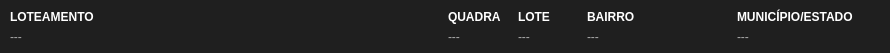
   <widget class="QWidget" name="widgetLocalizacaoImovel_3" native="true">
    <property name="geometry">
     <rect>
      <x>0</x>
      <y>316</y>
      <width>890</width>
      <height>53</height>
     </rect>
    </property>
    <property name="styleSheet">
     <string notr="true">background-color: #1f1f1f;
border-radius: 4px;</string>
    </property>
    <widget class="QWidget" name="horizontalLayoutWidget_10">
     <property name="geometry">
      <rect>
       <x>10</x>
       <y>6</y>
       <width>871</width>
       <height>41</height>
      </rect>
     </property>
     <layout class="QHBoxLayout" name="horizontalLayout_10" stretch="450,66,66,150,150">
      <item>
       <layout class="QVBoxLayout" name="verticalLayout_40">
        <property name="spacing">
         <number>0</number>
        </property>
        <item>
         <widget class="QLabel" name="label_41">
          <property name="sizePolicy">
           <sizepolicy hsizetype="Expanding" vsizetype="Preferred">
            <horstretch>0</horstretch>
            <verstretch>0</verstretch>
           </sizepolicy>
          </property>
          <property name="maximumSize">
           <size>
            <width>16777215</width>
            <height>16777215</height>
           </size>
          </property>
          <property name="styleSheet">
           <string notr="true">font-weight: bold;
color: white;</string>
          </property>
          <property name="text">
           <string>LOTEAMENTO</string>
          </property>
         </widget>
        </item>
        <item>
         <widget class="QLabel" name="labelEnderecoLocalizacaoImovelLoteamento">
          <property name="sizePolicy">
           <sizepolicy hsizetype="Expanding" vsizetype="Preferred">
            <horstretch>0</horstretch>
            <verstretch>0</verstretch>
           </sizepolicy>
          </property>
          <property name="maximumSize">
           <size>
            <width>16777215</width>
            <height>16777215</height>
           </size>
          </property>
          <property name="styleSheet">
           <string notr="true">color: #aaa;</string>
          </property>
          <property name="text">
           <string>---</string>
          </property>
         </widget>
        </item>
       </layout>
      </item>
      <item>
       <layout class="QVBoxLayout" name="verticalLayout_41">
        <property name="spacing">
         <number>0</number>
        </property>
        <item>
         <widget class="QLabel" name="label_42">
          <property name="sizePolicy">
           <sizepolicy hsizetype="Expanding" vsizetype="Preferred">
            <horstretch>0</horstretch>
            <verstretch>0</verstretch>
           </sizepolicy>
          </property>
          <property name="maximumSize">
           <size>
            <width>16777215</width>
            <height>16777215</height>
           </size>
          </property>
          <property name="styleSheet">
           <string notr="true">font-weight: bold;
color: white;</string>
          </property>
          <property name="text">
           <string>QUADRA</string>
          </property>
         </widget>
        </item>
        <item>
         <widget class="QLabel" name="labelEnderecoLocalizacaoImovelQuadra">
          <property name="sizePolicy">
           <sizepolicy hsizetype="Expanding" vsizetype="Preferred">
            <horstretch>0</horstretch>
            <verstretch>0</verstretch>
           </sizepolicy>
          </property>
          <property name="maximumSize">
           <size>
            <width>16777215</width>
            <height>16777215</height>
           </size>
          </property>
          <property name="styleSheet">
           <string notr="true">color: #aaa;</string>
          </property>
          <property name="text">
           <string>---</string>
          </property>
         </widget>
        </item>
       </layout>
      </item>
      <item>
       <layout class="QVBoxLayout" name="verticalLayout_42">
        <property name="spacing">
         <number>0</number>
        </property>
        <item>
         <widget class="QLabel" name="label_43">
          <property name="sizePolicy">
           <sizepolicy hsizetype="Expanding" vsizetype="Preferred">
            <horstretch>0</horstretch>
            <verstretch>0</verstretch>
           </sizepolicy>
          </property>
          <property name="maximumSize">
           <size>
            <width>16777215</width>
            <height>16777215</height>
           </size>
          </property>
          <property name="styleSheet">
           <string notr="true">font-weight: bold;
color: white;</string>
          </property>
          <property name="text">
           <string>LOTE</string>
          </property>
         </widget>
        </item>
        <item>
         <widget class="QLabel" name="labelEnderecoLocalizacaoImovelLote">
          <property name="sizePolicy">
           <sizepolicy hsizetype="Expanding" vsizetype="Preferred">
            <horstretch>0</horstretch>
            <verstretch>0</verstretch>
           </sizepolicy>
          </property>
          <property name="maximumSize">
           <size>
            <width>16777215</width>
            <height>16777215</height>
           </size>
          </property>
          <property name="styleSheet">
           <string notr="true">color: #aaa;</string>
          </property>
          <property name="text">
           <string>---</string>
          </property>
         </widget>
        </item>
       </layout>
      </item>
      <item>
       <layout class="QVBoxLayout" name="verticalLayout_43">
        <property name="spacing">
         <number>0</number>
        </property>
        <item>
         <widget class="QLabel" name="label_44">
          <property name="sizePolicy">
           <sizepolicy hsizetype="Expanding" vsizetype="Preferred">
            <horstretch>0</horstretch>
            <verstretch>0</verstretch>
           </sizepolicy>
          </property>
          <property name="maximumSize">
           <size>
            <width>16777215</width>
            <height>16777215</height>
           </size>
          </property>
          <property name="styleSheet">
           <string notr="true">font-weight: bold;
color: white;</string>
          </property>
          <property name="text">
           <string>BAIRRO</string>
          </property>
         </widget>
        </item>
        <item>
         <widget class="QLabel" name="labelEnderecoLocalizacaoImovelBairro">
          <property name="sizePolicy">
           <sizepolicy hsizetype="Expanding" vsizetype="Preferred">
            <horstretch>0</horstretch>
            <verstretch>0</verstretch>
           </sizepolicy>
          </property>
          <property name="maximumSize">
           <size>
            <width>16777215</width>
            <height>16777215</height>
           </size>
          </property>
          <property name="styleSheet">
           <string notr="true">color: #aaa;</string>
          </property>
          <property name="text">
           <string>---</string>
          </property>
         </widget>
        </item>
       </layout>
      </item>
      <item>
       <layout class="QVBoxLayout" name="verticalLayout_44">
        <property name="spacing">
         <number>0</number>
        </property>
        <item>
         <widget class="QLabel" name="label_45">
          <property name="sizePolicy">
           <sizepolicy hsizetype="Expanding" vsizetype="Preferred">
            <horstretch>0</horstretch>
            <verstretch>0</verstretch>
           </sizepolicy>
          </property>
          <property name="maximumSize">
           <size>
            <width>16777215</width>
            <height>16777215</height>
           </size>
          </property>
          <property name="styleSheet">
           <string notr="true">font-weight: bold;
color: white;</string>
          </property>
          <property name="text">
           <string>MUNICÍPIO/ESTADO</string>
          </property>
         </widget>
        </item>
        <item>
         <widget class="QLabel" name="labelEnderecoLocalizacaoImovelCidade">
          <property name="sizePolicy">
           <sizepolicy hsizetype="Expanding" vsizetype="Preferred">
            <horstretch>0</horstretch>
            <verstretch>0</verstretch>
           </sizepolicy>
          </property>
          <property name="maximumSize">
           <size>
            <width>16777215</width>
            <height>16777215</height>
           </size>
          </property>
          <property name="styleSheet">
           <string notr="true">color: #aaa;</string>
          </property>
          <property name="text">
           <string>---</string>
          </property>
         </widget>
        </item>
       </layout>
      </item>
     </layout>
    </widget>
   </widget>
